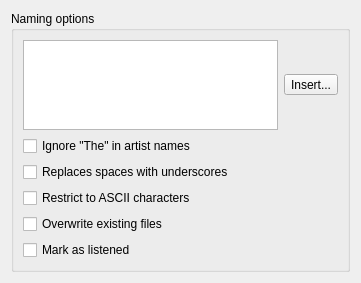
<?xml version="1.0" encoding="UTF-8"?>
<ui version="4.0">
 <class>FileNameFormatWidget</class>
 <widget class="QWidget" name="FileNameFormatWidget">
  <property name="geometry">
   <rect>
    <x>0</x>
    <y>0</y>
    <width>361</width>
    <height>283</height>
   </rect>
  </property>
  <layout class="QVBoxLayout" name="verticalLayout">
   <item>
    <widget class="QGroupBox" name="naming_group">
     <property name="title">
      <string>Naming options</string>
     </property>
     <layout class="QVBoxLayout" name="innerVerticalLayout">
      <item>
       <layout class="QHBoxLayout" name="innerHorizontalLayout">
        <item>
         <widget class="LineTextEdit" name="naming">
          <property name="toolTip">
           <string>&lt;p&gt;Tokens start with %, for example: %artist %album %title &lt;/p&gt;

&lt;p&gt;If you surround sections of text that contain a token with curly-braces, that section will be hidden if the token is empty.&lt;/p&gt;</string>
          </property>
          <property name="lineWrapMode">
           <enum>QTextEdit::NoWrap</enum>
          </property>
          <property name="acceptRichText">
           <bool>false</bool>
          </property>
         </widget>
        </item>
        <item>
         <widget class="QToolButton" name="insert">
          <property name="text">
           <string>Insert...</string>
          </property>
          <property name="popupMode">
           <enum>QToolButton::InstantPopup</enum>
          </property>
         </widget>
        </item>
       </layout>
      </item>
      <item>
       <widget class="QCheckBox" name="replace_the">
        <property name="text">
         <string>Ignore &quot;The&quot; in artist names</string>
        </property>
       </widget>
      </item>
      <item>
       <widget class="QCheckBox" name="replace_spaces">
        <property name="text">
         <string>Replaces spaces with underscores</string>
        </property>
       </widget>
      </item>
      <item>
       <widget class="QCheckBox" name="replace_ascii">
        <property name="text">
         <string>Restrict to ASCII characters</string>
        </property>
       </widget>
      </item>
      <item>
       <widget class="QCheckBox" name="overwrite">
        <property name="text">
         <string>Overwrite existing files</string>
        </property>
       </widget>
      </item>
      <item>
       <widget class="QCheckBox" name="mark_as_listened">
        <property name="text">
         <string>Mark as listened</string>
        </property>
       </widget>
      </item>
     </layout>
    </widget>
   </item>
  </layout>
 </widget>
 <customwidgets>
  <customwidget>
   <class>LineTextEdit</class>
   <extends>QTextEdit</extends>
   <header>widgets/linetextedit.h</header>
  </customwidget>
 </customwidgets>
 <tabstops>
  <tabstop>naming</tabstop>
  <tabstop>insert</tabstop>
  <tabstop>replace_the</tabstop>
  <tabstop>replace_spaces</tabstop>
  <tabstop>replace_ascii</tabstop>
  <tabstop>overwrite</tabstop>
  <tabstop>mark_as_listened</tabstop>
 </tabstops>
 <resources/>
 <connections/>
</ui>
